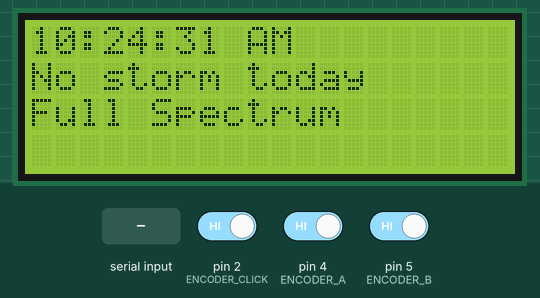
A sketch run on a simulated Arduino Uno, built with avr-gcc and run on an emulated ATmega328P. On the bench: 20×4 character LCD. The inputs (shaded band) are chosen by the test bench; at power-on: pin 2 (ENCODER_CLICK) HIGH, pin 4 (ENCODER_A) HIGH, pin 5 (ENCODER_B) HIGH. The local clock reads 2024-03-15 10:24:30 at power-on unless the sketch sets it; random numbers use the default seed unless the sketch sets one; what the sketch prints to the serial monitor is not drawn.

Above: at 1.6 s.
1.7 s: "30,150\n" received over Serial
At 2.8 s:
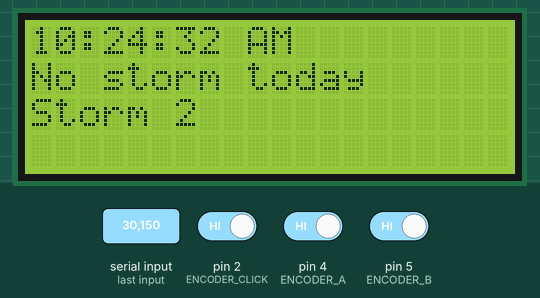
4.7 s: "16\n" received over Serial
At 5.3 s:
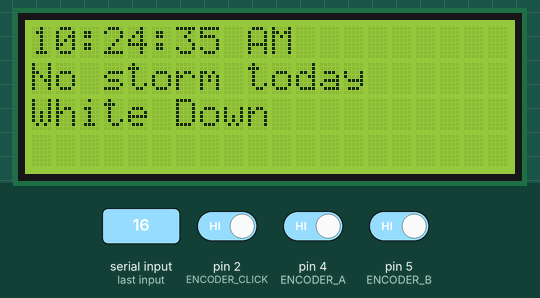
7.7 s: "5\n" received over Serial
At 8.8 s:
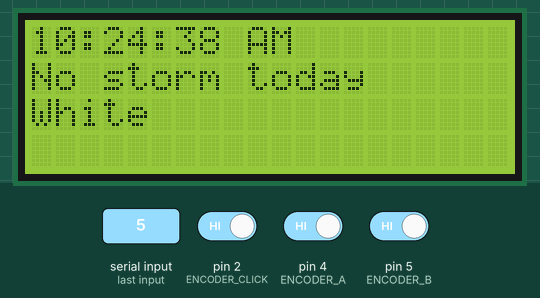
10.7 s: "200\n" received over Serial
At 11.8 s:
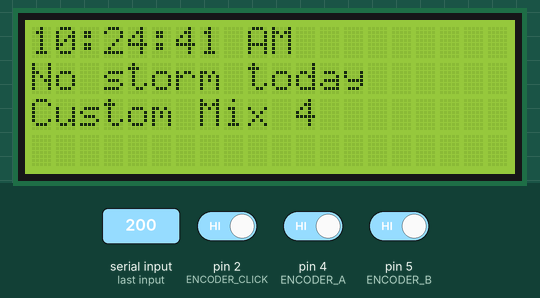
Timing chart, 0 to 13.7 s (numbered marks = the images above; inputs shaded):
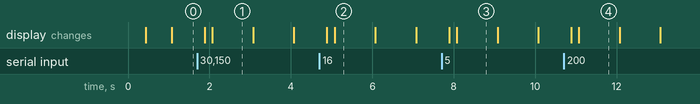

The sketch:

FishTankLights_printf.ino
```cpp
///////////////////////////////////////////////////////////////////
// Current Satellite LED+ Controller  V4.0                       //
//   Indychus...Dahammer...mistergreen @ plantedtank.net         //
//   This code is public domain.  Pass it on.                    //
//   Confirmed on Arduino UNO 1.0.5                              //
//   Req. Time, TimeAlarms, RTClib, IRremote                     //
///////////////////////////////////////////////////////////////////
//
// This version uses Ken Shirriff's IRremote library to Rx/Tx the IR codes
// http://www.righto.com/2009/08/multi-protocol-infrared-remote-library.html
//
// This code does NOT use PIN 13 on the Uno, as do previous versions
// Instead PIN 3, which is a PWM pin, is used. So you'll need to connect
// your LED to PIN 3 instead of PIN 13 for it to work.
//
// You can test the IR commands via the Arduino software's serial monitor
// by sending in a value from 1 - 32. Values follow the remote control,
// left to right, top to bottom (e.g 1 = Orange, 2 = Blue, 21 = Moon1, etc)
//
// Install LCD per instructions at http://learn.adafruit.com/character-lcds/overview
//
#include <Wire.h>
#include <RTClib.h>
#include <Time.h>
#include <TimeAlarms.h>
#include <IRremote.h>
#include <LiquidCrystal.h>


#define LCD_COLS 20      // Number of columns on the LCD (e.g. 16, 20, etc)
#define LCD_ROWS 4       // Number of rows on the LCD (e.g. 2, 4, etc)

#define LCD_RS 7
#define LCD_ENABLE 8
#define LCD_DB4 9
#define LCD_DB5 10
#define LCD_DB6 11
#define LCD_DB7 12

#define ENCODER_A 4
#define ENCODER_B 5
#define ENCODER_CLICK 2

#define ENCODER_CLICK_MASK (1 << 2)
#define ENCODER_B_MASK (1 << 1)
#define ENCODER_A_MASK (1 << 0)

//encoder rotation values
#define encrot0 0
#define encrot1 2
#define encrot2 3
#define encrot3 1

#define BEEPER 6

#define MAX_MSG_LEN 13  // Maximum length of the arrMSG messages

#define ENCODER_PULSES_PER_STEP 4

RTC_DS1307 RTC;
IRsend irsend;
LiquidCrystal lcd(LCD_RS, LCD_ENABLE, LCD_DB4, LCD_DB5, LCD_DB6, LCD_DB7);

byte randAnalogPin = 0;   // This needs to be set to an unused Analog pin, Used by RandomStorm()

int encoderDifference = 0;
uint32_t encoderPosition = 0;
uint8_t encoderBits = 0;
uint8_t previousEncoderBits = 0;

// Current Satellite+ IR Codes (NEC Protocol)
unsigned long codeHeader = 0x20DF; // Always the same
                                   // Remote buttons listed left to right, top to bottom
PROGMEM unsigned int arrCodes[32] = {0x3AC5,  // 1 -  Orange
    0xBA45,  // 2 -  Blue
    0x827D,  // 3 -  Rose
    0x02FD,  // 4 -  Power On/Off
    0x1AE5,  // 5 -  White
    0x9A65,  // 6 -  FullSpec
    0xA25D,  // 7 -  Purple
    0x22DD,  // 8 -  Play/Pause
    0x2AD5,  // 9 -  Red Up
    0xAA55,  // 10 - Green Up
    0x926D,  // 11 - Blue Up
    0x12ED,  // 12 - White Up
    0x0AF5,  // 13 - Red Down
    0x8A75,  // 14 - Green Down
    0xB24D,  // 15 - Blue Down
    0x32CD,  // 16 - White Down
    0x38C7,  // 17 - M1 Custom
    0xB847,  // 18 - M2 Custom
    0x7887,  // 19 - M3 Custom
    0xF807,  // 20 - M4 Custom
    0x18E7,  // 21 - Moon 1
    0x9867,  // 22 - Moon 2
    0x58A7,  // 23 - Moon 3
    0xD827,  // 24 - Dawn/Dusk
    0x28D7,  // 25 - Cloud 1
    0xA857,  // 26 - Cloud 2
    0x6897,  // 27 - Cloud 3
    0xE817,  // 28 - Cloud 4
    0x08F7,  // 29 - Storm 1
    0x8877,  // 30 - Storm 2
    0x48B7,  // 31 - Storm 3
    0xC837}; // 32 - Storm 4

// These are the messages that print on the serial monitor & lcd when each IR code is sent
prog_char PROGMEM arrMSG[][MAX_MSG_LEN + 1] = {
    "Orange",
    "Blue",
    "Rose",
    "Power On/Off",
    "White",
    "Full Spectrum",
    "Purple",
    "Play/Pause",
    "Red Up",
    "Green Up",
    "Blue Up",
    "White Up",
    "Red Down",
    "Green Down",
    "Blue Down",
    "White Down",
    "Custom Mix 1",
    "Custom Mix 2",
    "Custom Mix 3",
    "Custom Mix 4",
    "Moonlight 1",
    "Moonlight 2",
    "Moonlight 3",
    "Dawn/Dusk",
    "Cloud Cover 1",
    "Cloud Cover 2",
    "Cloud Cover 3",
    "Cloud Cover 4",
    "Storm 1",
    "Storm 2",
    "Storm 3",
    "Storm 4"
};

// Setup file structure & output function for stdout redirect
static FILE uartout = {0}; // create a FILE structure to reference our UART output function
static int uart_putchar (char c, FILE *stream)
{
    // Serial write fumction
    Serial.write(c);
    return 0;
}

// File structure & output function for lcd output
static FILE lcdout = {0} ;      // lcd FILE structure
static int lcd_putchar(char ch, FILE* stream)
{
    // lcd write function
    lcd.write(ch);
    return (0);
}

void setup()
{
    Wire.begin();
    RTC.begin();
    Serial.begin(9600);
    lcd.begin(LCD_COLS, LCD_ROWS);

    // fill in the UART file descriptor with pointer to writer.
    fdev_setup_stream (&uartout, uart_putchar, NULL, _FDEV_SETUP_WRITE);
    stdout = &uartout;  // Output stdout to UART

    // fill in lcd file descriptor (we'll use fprintf to output to it)
    fdev_setup_stream (&lcdout, lcd_putchar, NULL, _FDEV_SETUP_WRITE);

    if (! RTC.isrunning())
    {
        // If no RTC is installed, set time to compile time at each reset
        printf_P(PSTR("RTC is NOT running!\n"));  // Store this string in PROGMEM
        RTC.adjust(DateTime(__DATE__, __TIME__));
    }

    setSyncProvider(syncProvider);     // reference our syncProvider function instead of RTC_DS1307::get()
    printf_P(PSTR("Time: %02d:%02d:%02d\n"), hour(), minute(), second());  // Print the time

    SetAlarms();  // Set up above alarms

    // Print available SRAM for debugging, comment out if you want
    printf_P(PSTR("SRAM: %d\n"), freeRam());
    printf_P(PSTR("To test IR codes, send 1 - 32\n"));

    // Setup the click wheel encoder pins
    pinMode(ENCODER_A,INPUT);
    pinMode(ENCODER_B,INPUT);
    pinMode(ENCODER_CLICK,INPUT);
    digitalWrite(ENCODER_A,HIGH);
    digitalWrite(ENCODER_B,HIGH);
    digitalWrite(ENCODER_CLICK,HIGH);
}

void loop()
{
    // Check for computer commands
    if (Serial.available() > 0)
    {
        TestCodes(SerialReadInt());  // Go grab IR code and send it
    }

    // Update the alarms
    Alarm.delay(0);

    // Print the time
    lcd.setCursor(0,0);
    fprintf(&lcdout, "%02d:%02d:%02d ", hourFormat12(), minute(), second());  // Print the time HH:MM to the lcd
    if(isAM())
    {
        fprintf_P(&lcdout, PSTR("AM"));
    }
    else
    {
        fprintf_P(&lcdout, PSTR("PM"));
    }

    // Read the rotary encoder
    if(digitalRead(ENCODER_A) == 0)
    {
        encoderBits |= ENCODER_A_MASK;
    }
    if(digitalRead(ENCODER_B) == 0)
    {
        encoderBits |= ENCODER_B_MASK;
    }
    if(digitalRead(ENCODER_CLICK) == 0)
    {
        encoderBits |= ENCODER_CLICK_MASK;
        printf_P(PSTR("Click "));
        //tone(BEEPER, 500, 10);
    }
    // Determine the encoder rotation change
    if(encoderBits != previousEncoderBits)
    {
        switch(encoderBits)
        {
            case encrot0:
                if(previousEncoderBits == encrot3)
                    encoderDifference ++;
                else if(previousEncoderBits == encrot1)
                    encoderDifference --;
                break;
            case encrot1:
                if(previousEncoderBits == encrot0)
                    encoderDifference ++;
                else if(previousEncoderBits == encrot2)
                    encoderDifference --;
                break;
            case encrot2:
                if(previousEncoderBits == encrot1)
                    encoderDifference ++;
                else if(previousEncoderBits == encrot3)
                    encoderDifference --;
                break;
            case encrot3:
                if(previousEncoderBits == encrot2)
                    encoderDifference ++;
                else if(previousEncoderBits == encrot0)
                    encoderDifference --;
                break;
        }
    }
    previousEncoderBits = encoderBits;
    // See if the encoder has moved the required amount
    if(abs(encoderDifference) >= ENCODER_PULSES_PER_STEP)
    {
        //lcdDrawUpdate = 1;
        encoderPosition += encoderDifference / ENCODER_PULSES_PER_STEP;
        encoderDifference = 0;
        //timeoutToStatus = millis() + LCD_TIMEOUT_TO_STATUS;

        printf("%d\n", encoderPosition);

        // Print the encoder position to the lcd for debugging
        lcd.setCursor(0,3);
        fprintf(&lcdout, "                    ");
        lcd.setCursor(0,3);
        fprintf(&lcdout, "%d", encoderPosition);
    }
}

void SetAlarms()
{
    // Set up your desired alarms here
    // The default value of dtNBR_ALARMS is 6 in TimeAlarms.h.
    // This code sets 6 alarms by default
    // Changes the times to suit yourself. Add as many alarms as you like, just stay within dtNBR_ALARMS
    Alarm.alarmRepeat(7,00,0, DawnDusk);
    Alarm.alarmRepeat(9,00,0, Cloud2);     // (HR,MIN,SEC,FUNCTION)
    Alarm.alarmRepeat(10,00,0, FullSpec);
    Alarm.alarmRepeat(16,00,0, Cloud2);
    Alarm.alarmRepeat(19,00,0, DawnDusk);
    Alarm.alarmRepeat(21,00,0, Moon2);

    int theHour = hour();
    if(theHour >= 7 && theHour < 9)
    {
        DawnDusk();
    }
    else if(theHour >= 9 && theHour < 10)
    {
        Cloud2();
    }
    else if(theHour >= 10 && theHour < 16)
    {
        FullSpec();
    }
    else if(theHour >= 16 && theHour < 19)
    {
        Cloud2();
    }
    else if(theHour >= 19 && theHour < 21)
    {
        DawnDusk();
    }
    else if((theHour >= 21 && theHour <= 23) || (theHour >= 0 && theHour < 7))
    {
        Moon2();
    }

    // Comment these out if you don't want the chance of a random storm each day
    Alarm.alarmRepeat(12,00,00, RandomStorm);
    RandomStorm();  // Sets up intial storm so we don't have wait until alarm time
}

time_t syncProvider()
{
    //this does the same thing as RTC_DS1307::get()
    return RTC.now().unixtime();
}

void RandomStorm ()
{
    // Schedules a storm between 1 & 8 in the evening
    // It sets Storm2, followed by Cloud2 or DawnDusk or Moon2, depending on when the storm is over
    randomSeed(analogRead(randAnalogPin));  // Generate random seed on unused pin
    byte RH = random(23);                   // Randomizer for RandomStorm
    byte RM = random(59);
    byte RS = random(59);
    byte TSDurationH = random(2);
    byte TSDurationM = random(59);

    lcd.setCursor(0,1);
    if (RH >= 13 && RH <= 21)
    { // If 1:00PM - 8:00PM schedule a storm
        Alarm.alarmOnce(RH,RM,RS,Storm2);

        // Store strings in PROGMEM
        printf_P(PSTR("Scheduled Storm: %02d:%02d:%02d Duration: %02d:%02d\n"), RH, RM, RS, TSDurationH, TSDurationM);
        fprintf_P(&lcdout, PSTR("Sch Storm: %02d:%02d "), hourFormat12(RH), RM);
        if(isAM())
        {
            fprintf_P(&lcdout, PSTR("AM"));
        }
        else
        {
            fprintf_P(&lcdout, PSTR("PM"));
        }

        if ((RH + TSDurationH) < 19)   // Switch to Cloud2 if storm ends between 1:00-6:59pm
        {
            Alarm.alarmOnce((RH + TSDurationH),(RM + TSDurationM),RS,Cloud2);
        }
        else if ((RH + TSDurationH) < 21)  // Switch to DawnDusk if storm ends between 7:00-8:59pm
        {
            Alarm.alarmOnce((RH + TSDurationH),(RM + TSDurationM),RS,DawnDusk);
        }
        else                               // Otherwise, switch to Night2
        {
            Alarm.alarmOnce((RH + TSDurationH),(RM + TSDurationM),RS,Moon2);
        }
    }
    else
    { // Don't really need this, but it can stay till we need the space
        printf_P(PSTR("No storm today\n"));
        fprintf_P(&lcdout, PSTR("No storm today"));
    }
}

int SerialReadInt()
{
    // Reads first 2 bytes from serial monitor; anything more is tossed
    byte i;
    char inBytes[3];
    char * inBytesPtr = &inBytes[0];  // Pointer to first element

    for (i=0; i<2; i++)             // Only want first 2 bytes
        inBytes[i] = Serial.read();
    inBytes[i] =  '\0';             // Put NULL character at the end
    while (Serial.read() >= 0)      // If anything else is there, throw it away
        ; // do nothing
    return atoi(inBytesPtr);        // Convert to decimal
}

void TestCodes (int cmd)
{
    // Handles commands sent in from the serial monitor
    if (cmd >= 1 && cmd <= 32)
    {
        // cmd must be 1 - 32
        SendCode(cmd-1, 1);
    }
    else { printf_P(PSTR("Invalid Choice\n")); }
}

void SendCode ( int cmd, byte numTimes )
{ // cmd = the element of the arrCode[] array that holds the IR code to be sent
  // numTimes = number of times to emmit the command
  // Shift header 16 bits to left, fetch code from PROGMEM & add it
    unsigned long irCode = (codeHeader << 16) + pgm_read_word_near(arrCodes + cmd);
    for( byte i = 0; i < numTimes; i++)
    {
        irsend.sendNEC(irCode,32); // Send/emmit code
        delay(100);
    }
    // Print the string associated with the IR code & the time
    //printf("%S: 0x%lx %02d:%02d:%02d\n", arrMSG[cmd], irCode, hour(), minute(), second());
    printf("%S: %02d:%02d:%02d\n", arrMSG[cmd], hour(), minute(), second());
    if (LCD_COLS == 16)
    {
        lcd.setCursor(0,1);
        fprintf(&lcdout, "%-16S", arrMSG[cmd]);
    }
    else
    {
        lcd.setCursor(0,2);
        fprintf(&lcdout, "%-14S", arrMSG[cmd]);
    }
}

int freeRam ()
{
    // Returns available SRAM
    extern int __heap_start, *__brkval;
    int v;
    return (int) &v - (__brkval == 0 ? (int) &__heap_start : (int) __brkval);
}

// IR Code functions, called by alarms
void Orange() {SendCode(0,2);}
void Blue() {SendCode(1,2);}
void Rose() {SendCode(2,2);}
void PowerOnOff() {SendCode(3,1);}
void White() {SendCode(4,2);}
void FullSpec() {SendCode(5,2);}
void Purple() {SendCode(6,2);}
void Play() {SendCode(7,1);}
void RedUp() {SendCode(8,1);}
void GreenUp() {SendCode(9,1);}
void BlueUp() {SendCode(10,1);}
void WhiteUp() {SendCode(11,1);}
void RedDown() {SendCode(12,1);}
void GreenDown() {SendCode(13,1);}
void BlueDown() {SendCode(14,1);}
void WhiteDown() {SendCode(15,1);}
void M1Custom() {SendCode(16,2);}
void M2Custom() {SendCode(17,2);}
void M3Custom() {SendCode(18,2);}
void M4Custom() {SendCode(19,2);}
void Moon1() {SendCode(20,2);}
void Moon2() {SendCode(21,2);}
void Moon3() {SendCode(22,2);}
void DawnDusk() {SendCode(23,2);}
void Cloud1() {SendCode(24,2);}
void Cloud2() {SendCode(25,2);}
void Cloud3() {SendCode(26,2);}
void Cloud4() {SendCode(27,2);}
void Storm1() {SendCode(28,2);}
void Storm2() {SendCode(29,2);}
void Storm3() {SendCode(30,2);}
void Storm4() {SendCode(31,2);}
```
